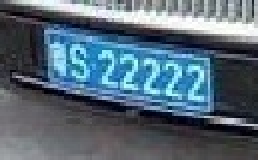
#> input picture plate_rectify/s3.png, 129 x 80 px (shown 2 times larger)
$ python plate_rectify.py   (older library calls are emulated)
#> lines starting #> are read from the running program, lines starting #| are printed output that depends on the picture; after the words box and inside, x2 and y2 are one past the last pixel; in counts of white or black regions, pixels touching at a corner belong together; long printed decimals are rounded
# encoding=utf-8
import cv2
import numpy as np
import math
import time
import matplotlib.pyplot as plt


class plate_rectify():
    def __init__(self):
        pass

    # [36 lines left out: functions show_image, process, not called in this run]

    def hough_method(self, path, threshold=100):
#> called with path = 's3.png', threshold = 100
        image = cv2.imread(path)
#> image is the input picture: shape (80, 129, 3); mean B, G, R 118.8, 104.6, 85.7
        dst = image.copy()
        r, c, _ = image.shape
#> r = 80; c = 129
        gray = cv2.cvtColor(image, cv2.COLOR_RGB2GRAY)
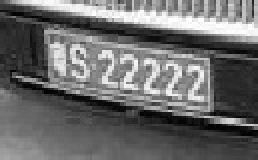
#> gray: shape (80, 129) (shown 2 times larger); min 1, max 255, mean 106.7

        sobel = cv2.Sobel(gray, cv2.CV_8U, 1, 0, ksize=1)
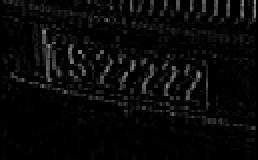
#> sobel: shape (80, 129) (shown 2 times larger); min 0, max 149, mean 8.7

        lines = cv2.HoughLines(sobel, 1, np.pi / 180, threshold=threshold)
#> lines = [[1, 1.73], [-1, 1.76], [0, 1.75], [2, 1.71], [39, 1.76], [37, 1.78], [4, 1.69], [36, 1.8], [5, 1.68], [40, 1.75]]
        print(lines.__len__())
#| 10
        for line in lines:
            rho = line[0][0]
            theta = line[0][1]
            print(rho, theta, math.degrees(theta))
            angle = theta * 180 / np.pi
            a = np.cos(theta)
            b = np.sin(theta)
            x0 = a * rho
            y0 = b * rho
            x1 = int(x0 + 1000 * (-b))
            y1 = int(y0 + 1000 * (a))
            x2 = int(x0 - 1000 * (-b))
            y2 = int(y0 - 1000 * (a))
            cv2.line(dst, (x1, y1), (x2, y2), (255, 0, 0), 1)
#> this loop made 10 passes
#> (rho, theta, angle, a, b, x0, y0, x1) on passes 1 to 10: (1, 1.73, 99, -0.156, 0.988, -0.156, 0.988, -987), (-1, 1.76, 101, -0.191, 0.982, 0.191, -0.982, -981), (0, 1.75, 100, -0.174, 0.985, 0, 0, -984), (2, 1.71, 98, -0.139, 0.99, -0.278, 1.98, -990), (39, 1.76, 101, -0.191, 0.982, -7.44, 38.28, -989), (37, 1.78, 102, -0.208, 0.978, -7.69, 36.19, -985), (4, 1.69, 97, -0.122, 0.993, -0.487, 3.97, -993), (36, 1.8, 103, -0.225, 0.974, -8.1, 35.08, -982), (5, 1.68, 96, -0.105, 0.995, -0.523, 4.97, -995), (40, 1.75, 100, -0.174, 0.985, -6.95, 39.39, -991)
#| 1.0 1.728 99.000
#| -1.0 1.763 101.000
#| 0.0 1.745 100.000
#| 2.0 1.710 98.000
#| 39.0 1.763 101.000
#| 37.0 1.780 102.000
#| 4.0 1.693 97.000
#| 36.0 1.798 103.000
#> (further printed lines are left out)
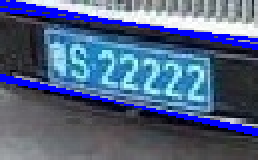
#> dst: shape (80, 129, 3) (shown 2 times larger); 7.56% of pixels changed, all inside (x1, y1, x2, y2) = (0, 0, 129, 68)
        rotated = self.rotate(dst, angle)

        plt.figure()
        plt.subplot(321)
        plt.title("source image")
        plt.imshow(image)

        plt.subplot(322)
        plt.title("gray image")
        plt.imshow(gray)

        plt.subplot(323)
        plt.title("sobel")
        plt.imshow(sobel)

        plt.subplot(324)
        plt.title("dst")
        plt.imshow(dst)

        plt.subplot(325)
        plt.title("rotated")
        plt.imshow(rotated)

        plt.subplots_adjust(hspace=0.6, wspace=0.5)
        plt.show()
        plt.close()

        # [5 lines of commented-out code are left out]

    # [31 lines left out: functions draw_box, rectify, not called in this run]

    def rotate(self, image, angle, center=None, scale=1.0):
#> called with angle = 100, scale = 1
        if angle > 90:
            angle = 180 - angle
#> angle = 80
            # 获取图像尺寸
        (h, w) = image.shape[:2]
#> h = 80; w = 129

        # 若未指定旋转中心，则将图像中心设为旋转中心
        if center is None:
            center = (w / 2, h / 2)
#> center = (64.5, 40)

        # 执行旋转
        M = cv2.getRotationMatrix2D(center, angle, scale)
#> M = [[0.174, 0.985, 13.91], [-0.985, 0.174, 96.57]]
        rotated = cv2.warpAffine(image, M, (w, h))
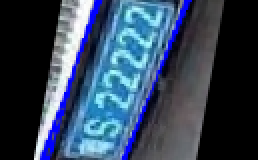
#> rotated: shape (80, 129, 3) (shown 2 times larger); mean B, G, R 91, 68.9, 51.3

        # 返回旋转后的图像
        return rotated

    # [5 lines left out: function get_angle, not called in this run]

    def radon(self):
        pass


if __name__ == '__main__':
    t1 = time.time()
    pr = plate_rectify()
    pr.hough_method('s3.png', 100)
    print("cost time {:.6f}ms".format((time.time() - t1) * 1000))

$ run again, with plate_rectify/s1.png copied over plate_rectify/s3.png
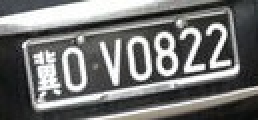
#> input picture plate_rectify/s1.png, 129 x 60 px (shown 2 times larger)
#> in hough_method, image is the input picture: shape (60, 129, 3); mean B, G, R 115.2, 116.2, 115.8
#> lines = [[22, 1.4], [54, 1.4], [55, 1.38], [23, 1.38], [21, 1.41]]
#| 5
#> the loop in hough_method, `for line in lines:` made 5 passes
#> (rho, theta, angle, a, b, x0, y0, x1) on passes 1 to 5: (22, 1.4, 80, 0.174, 0.985, 3.82, 21.67, -980), (54, 1.4, 80, 0.174, 0.985, 9.38, 53.18, -975), (55, 1.38, 79, 0.191, 0.982, 10.49, 53.99, -971), (23, 1.38, 79, 0.191, 0.982, 4.39, 22.58, -977), (21, 1.41, 81, 0.156, 0.988, 3.29, 20.74, -984)
#> (printed output is left out)
#> after the loop in hough_method, `for line in lines:`:
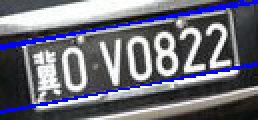
#> dst: shape (60, 129, 3) (shown 2 times larger); 5.8% of pixels changed, all inside (x1, y1, x2, y2) = (0, 0, 129, 57)
#> M = [[0.156, 0.988, 24.78], [-0.988, 0.156, 89.01]]
#> in rotate, `rotated = cv2.warpAffine(image, M, (w, h))`:
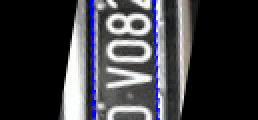
#> rotated: shape (60, 129, 3) (shown 2 times larger); mean B, G, R 64.2, 59.7, 59.6

$ run again, with plate_rectify/s2.png copied over plate_rectify/s3.png
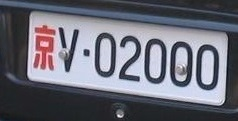
#> input picture plate_rectify/s2.png, 238 x 121 px
#> in hough_method, image is the input picture: shape (121, 238, 3); mean B, G, R 118.3, 107.3, 106.6
#> lines = 877 rows, first 8: [3, 1.69], [74, 1.71], [81, 1.71], [5, 1.68], [71, 1.73], [77, 1.69], [78, 1.68], [72, 1.71]
#| 877
#> the loop in hough_method, `for line in lines:` made 877 passes
#> (rho, theta, angle, a, b, x0, y0, x1) on passes 1 to 3: (3, 1.69, 97, -0.122, 0.993, -0.366, 2.98, -992), (74, 1.71, 98, -0.139, 0.99, -10.3, 73.28, -1000), (81, 1.71, 98, -0.139, 0.99, -11.27, 80.21, -1001)
#> (printed output is left out)
#> after the loop in hough_method, `for line in lines:`:
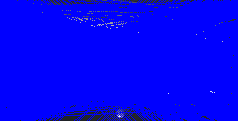
#> dst: shape (121, 238, 3); mean B, G, R 246.6, 2.4, 2.3
#> in rotate, `angle = 180 - angle`: angle = 45
#> M = [[0.707, 0.707, -7.93], [-0.707, 0.707, 101.9]]
#> in rotate, `rotated = cv2.warpAffine(image, M, (w, h))`:
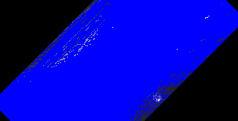
#> rotated: shape (121, 238, 3); mean B, G, R 170, 1.8, 1.8
